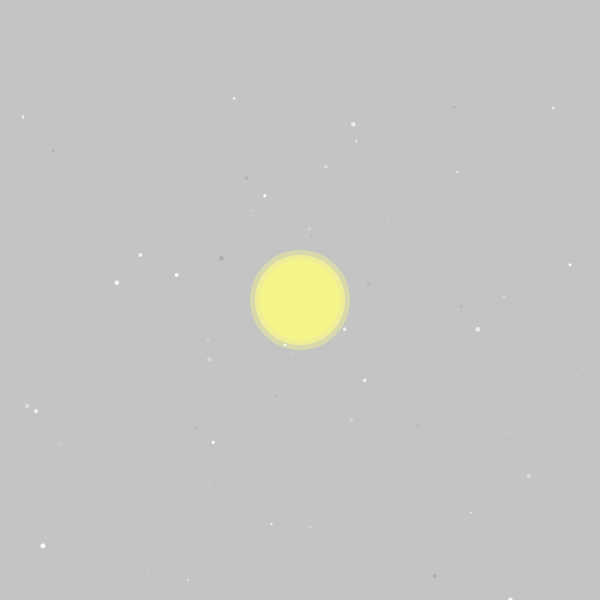
Frame 1 (no input)
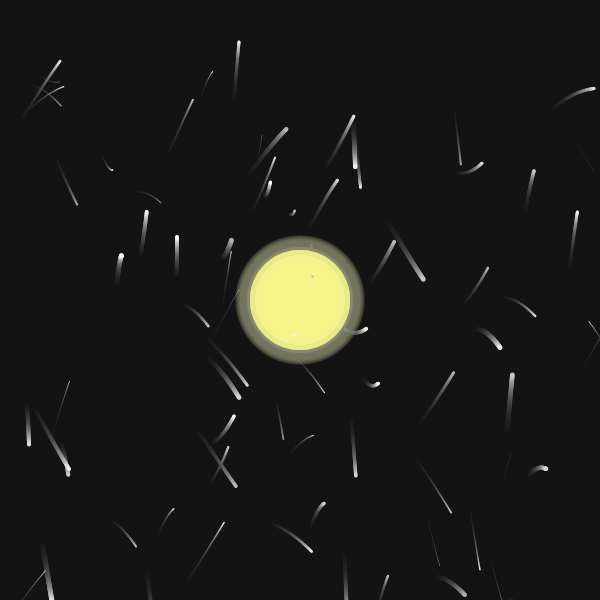
Frame 60 (the mouse pressed at the canvas centre just before this capture)
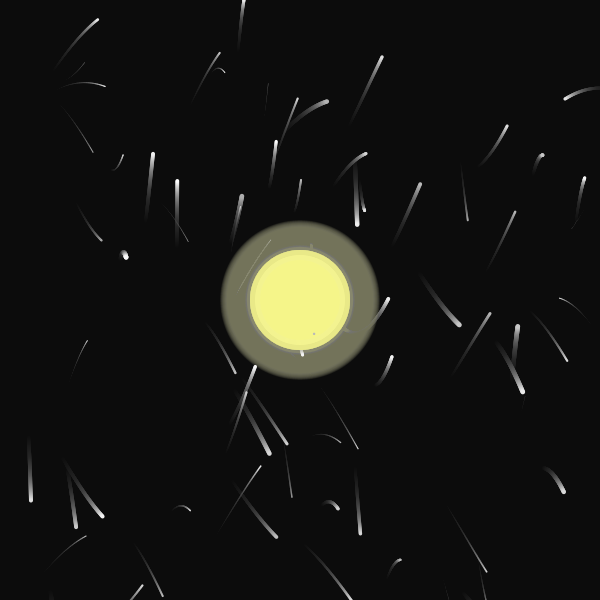
Frame 120 (the mouse held since frame 60 and released just before this capture)

The Processing sketch that drew these frames (run headless with seeded random() and noise(); from frame 60 on, the mouse is pressed at the canvas centre):

// Processing sketch: processing_73470
// ── processing_73470.pde

int sValue = 100;
O[] orbit = new O[sValue];
float g = 0.5;
float glow = 100;

void setup() {
  smooth();
  noStroke();
  size(600, 600);

  for (int i=0;i<sValue;i++) {
    orbit[i] = new O((float)random(width), (float)random(height), (float)random(5), (float)random(360), (float)random(0.7), (int)random(110)+165);
  }
}

void draw() {
  egg();

  fill(0, 10);
  rect(0, 0, width, height);

  for (int i=0;i<sValue;i++) {
    orbit[i].swimmers();
  }
}
void egg() {   


  if (glow>170) {
    g = -0.8;
  } 

  if (glow <100) {
    g =0.8;
  }

  glow +=g;

  fill(255, 255, 92, 255);
  ellipse(width/2, height/2, 80, 80);
  fill(255, 255, 153, 200);
  ellipse(width/2, height/2, 90, 90);
  fill(255, 255, 143, 100);
  ellipse(width/2, height/2, 100, 100);
  fill(255, 255, 204, 10);
  ellipse(width/2, height/2, glow, glow);
}
class O {
  float x=0;
  float y=0;
  float d=0;
  float a=0;
  float m=0;
  int c=0;

  public O(float x, float y, float d, float a, float m, int c) {
    this.x = x;
    this.y = y;
    this.d = d;
    this.a = a;
    this.m = m;
    this.c = c;
  }

  public void swimmers() {
    noStroke();
    fill(c);

    float ychange = sin(radians(a));
    ellipse(x, y+height/9, d, d);
    x+=m;
    a+=0.5;
    y+= ychange;

    if (x>width) {
      m=m*-1;
    }

    if (x<0) {
      m=m*-1;
    }
  }
}
